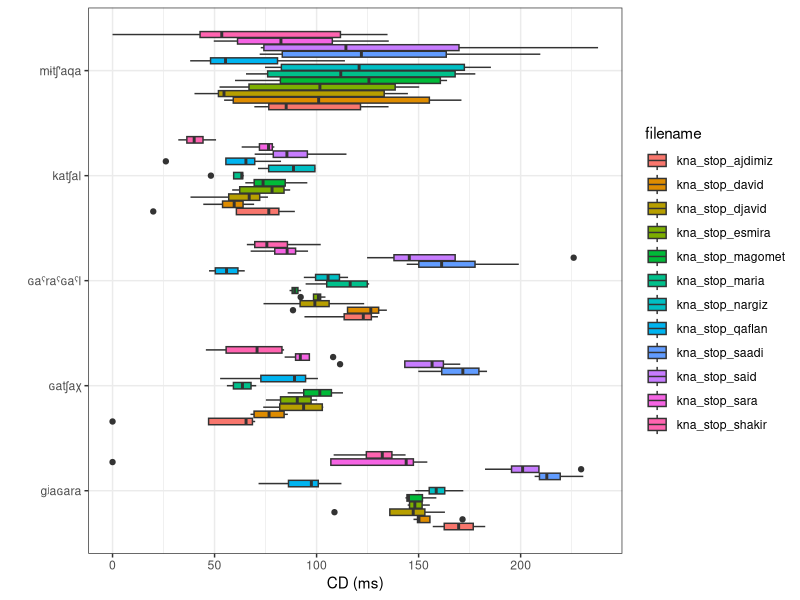
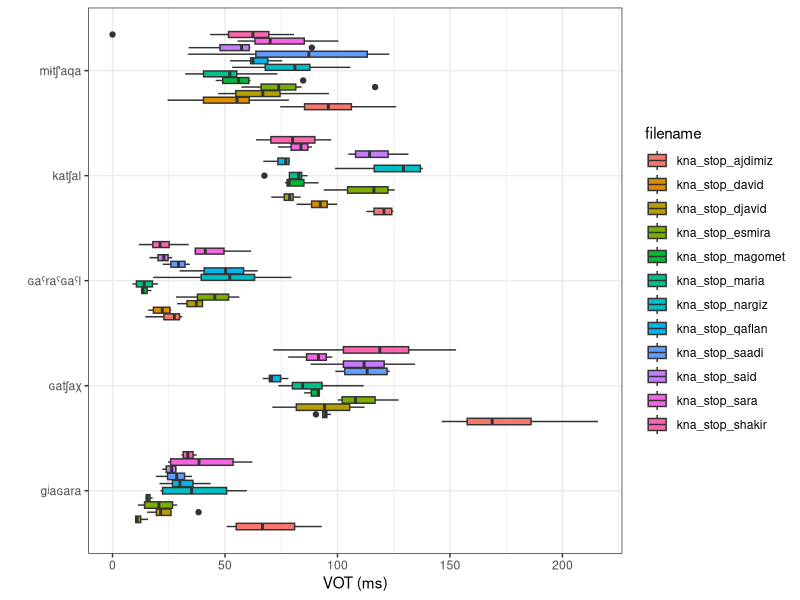
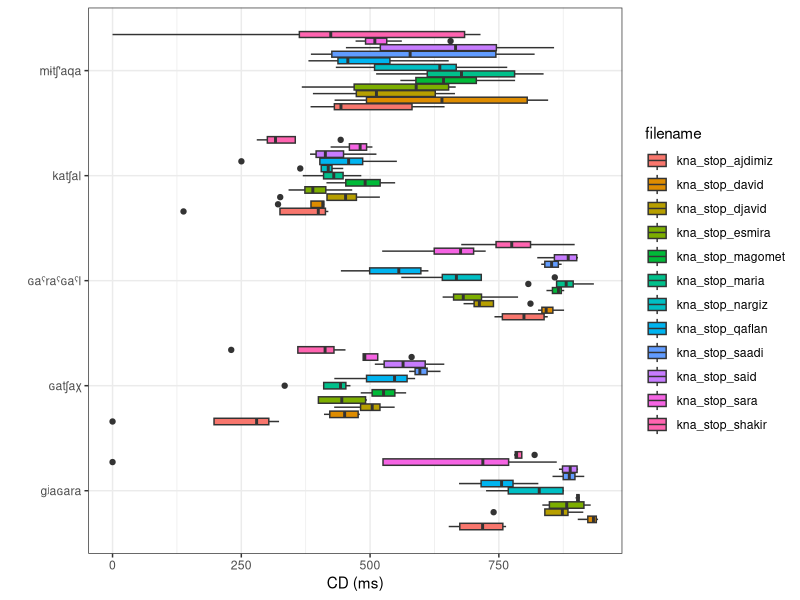
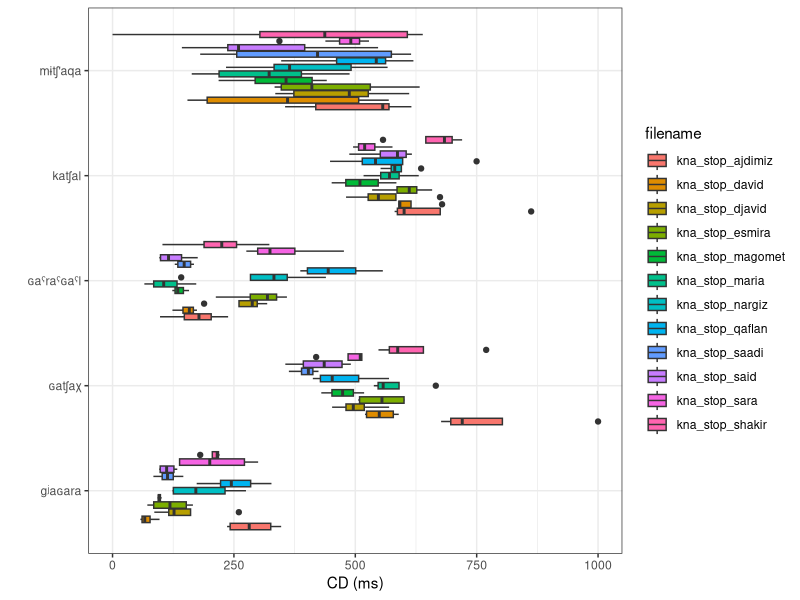

These figures' R source, in order:
## ---- chunk 1
knitr::opts_chunk$set(message = FALSE, warning = FALSE)
library(tidyverse)

df <- read_tsv("data/speakers.csv")

results <- read_tsv("data/results.tsv")
correspondence <- read_tsv("data/correspondence.tsv")

results %>% 
  left_join(correspondence) %>% 
  left_join(df) %>% 
  filter(!grepl("[tʃrlnm]", folVowel),
       !grepl("[tʃrlnm]", prevVowel)) %>% 
  mutate(repetition = ifelse(repetition == "--undefined--", "", repetition),
         repetition = paste(context, repetition),
         folVowDur = as.double(ifelse(folVowDur == "--undefined--",NA, folVowDur)),
         geminate = ifelse(grepl("[ː:]", stop),"+g", "-g"),
         aff_type = ifelse(grepl("[sz]", stop),"dent", NA),
         aff_type = ifelse(grepl("[ʃʒšžǯ]", stop),"alv", aff_type),
         aff_type = ifelse(grepl("ɬ", stop),"lat", aff_type),
         aff_type = ifelse(grepl("χ", stop),"uv", aff_type),
         affric = ifelse(grepl("ɬ", stop),"affricate", affric),
         affric = ifelse(grepl("χ", stop),"affricate", affric),
         affric = ifelse(poa == "uvular", "plain", affric),
         aff_type = ifelse(grepl("χ", stop),"uv", aff_type),
         poa = ifelse(stop == "ɡ", "velar", poa),
         aff_type = factor(aff_type, levels = c("dent", "alv", "lat", "uv")),
         affric = factor(affric, levels = c("plain", "affricate")),
         voice = ifelse(str_detect(stop, "[bdgɡɢ]"), "+v", "-v")) %>%  
  mutate(fric = fric * 1000,
         postfric = postfric*1000,
         folVowDur = folVowDur*1000,
         closdur = closdur*1000,
         VOT = fric + postfric,
         cd_n = closdur/folVowDur,
         vot_n = VOT/folVowDur,
         utterance = paste0(context, "_", repetition),
         poa = factor(poa, levels = c("bilabial", "dental", "velar", "uvular")),
         c_type = ifelse(glott == "glottalic", "ej", voice),
         c_type = ifelse(geminate == "+g", paste0(c_type, ",", "+g"), c_type),
         c_type = factor(c_type, levels = c("+v", "-v", "ej", "-v,+g", "ej,+g"))) ->
  final_df

final_df %>%
  mutate(prevVowel = ifelse(is.na(prevVowel), "#", prevVowel)) %>% 
  filter(
    repetition != "iso 4",
    repetition != "iso 5",
    repetition != "iso 6",
    repetition != "iso 0",
    repetition != "iso i",
    repetition != "iso NA",
    prevVowel != "b",
    prevVowel != "g",
    prevVowel != "g\\)",
    prevVowel != "j\\)",
    prevVowel != "k",
    prevVowel != "\\(k",
    prevVowel != "k:",
    prevVowel != "k'",
    prevVowel != "\\(qχ",
    prevVowel != "s",
    prevVowel != "\\(s",
    prevVowel != "w",
    prevVowel != "z",
    prevVowel != "χ",
    folVowel != "ʔ",
    folVowel != "ɢ",
    folVowel != "ʔ\\)",
    folVowel != "b",
    folVowel != "j",
    folVowel != "j",
    folVowel != "j)",
    folVowel != "\\(j\\)",
    folVowel != "k'",
    folVowel != "p'",
    folVowel != "q",
    folVowel != "qχ",
    folVowel != "w",
    folVowel != "\\(w",
    folVowel != "w\\)",
    folVowel != "\\(w\\)",
    stop != "(ʔ",
    stop != "(ʔ)",
    stop != "ʔ)",
    stop != "n:)",
    stop != "n)",
    stop != "(n",    
    stop != "(h",
    stop != "(j",
    stop != "(j)",
    stop != "j)",
    stop != "(s",
    stop != "(w)") ->
  final_df

final_df %>% 
  mutate(stop_label = str_replace_all(final_df$stop, "[wʲʷˤχ\\(\\)\\?]", ""),
         folVowel = str_replace_all(final_df$folVowel, "[\\(\\)]", "")) ->
  final_df
## ---- chunk 2
final_df %>%
  filter(word == "ɢaˤraˤɢaˤl"|
           word == "gʲaɢara"|
           word == "mɨtʃ'aqaji"|
           word == "mɨtʃ'aqai"|
           word == "mɨtʃ'aqa"|
           word == "katʃalaj"|
           word == "katʃaldɨ"|
           word == "katʃal"|
           word == "ɢatʃaχ"|
           word == "ɢatʃaχar") %>% 
  filter(position == "medial") %>% 
  mutate(word = str_replace_all(word, "ɢatʃaχar", "ɢatʃaχ"),
         word = str_replace_all(word, "katʃalaj", "katʃal"),
         word = str_replace_all(word, "katʃaldɨ", "katʃal"),
         word = str_replace_all(word, "mɨtʃ'aqaji", "mɨtʃ'aqa"),
         word = str_replace_all(word, "mɨtʃ'aqai", "mɨtʃ'aqa")) ->
  gem
## ---- chunk 3
gem %>% 
  ggplot(aes(word, closdur, fill = filename))+
  geom_boxplot()+
  #geom_point()+  
  theme_bw()+
  labs(y = "CD (ms)", x = "")+
  coord_flip()
## ---- chunk 4
gem %>% 
  ggplot(aes(word, VOT, fill = filename))+
  geom_boxplot()+
  theme_bw()+
  labs(y = "VOT (ms)", x = "")+
  coord_flip()
## ---- chunk 5
gem %>% 
  mutate(rel_cd = closdur/totdur) %>% 
  ggplot(aes(word, rel_cd, fill = filename))+
  geom_boxplot()+
  theme_bw()+
  labs(y = "CD (ms)", x = "")+
  coord_flip()
## ---- chunk 6
gem %>% 
  mutate(rel_vot = VOT/totdur) %>% 
  ggplot(aes(word, rel_vot, fill = filename))+
  geom_boxplot()+
  theme_bw()+
  labs(y = "CD (ms)", x = "")+
  coord_flip()
